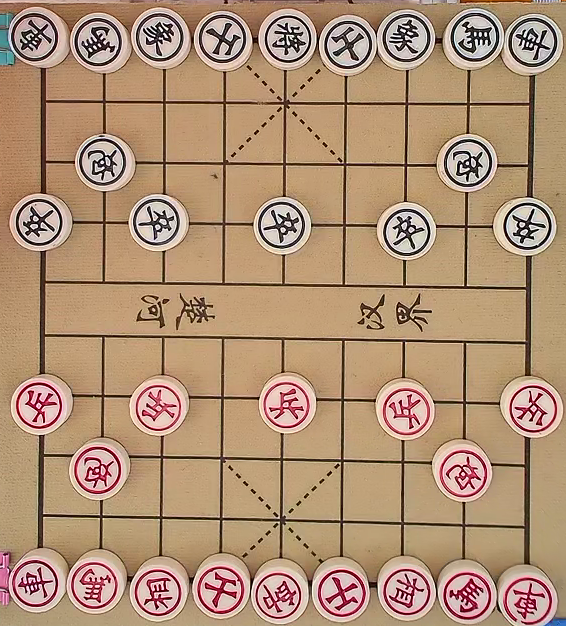
#> input picture OpenCV-Cascade-Classifier/TestPicture/test1.png, 566 x 626 px, given in place of the camera
$ python getDataSet.py
#> lines starting #> are read from the running program, lines starting #| are printed output that depends on the picture
import cv2

cap = cv2.VideoCapture(1) # 打开USB摄像头

# chess = ('B_king','BR_car','BR_horse','B_elephant','BR_bishop','BR_cannon','B_pawn','R_king','R_elephant','R_pawn') # 1,2,3,4,5,6,7.8.9.10

chessBoardXY = (43,30) # 棋盘方格左上角坐标，(x,y)，→为x正方向，↓为y正方向
chessBoardWH = (400,430) # 棋盘方格宽和高，(width,height)

while True:
    ret, img = cap.read() # 读取一帧图像
#> img is the input picture: shape (626, 566, 3); mean B, G, R 117.2, 144.6, 176.2
    # img = img[5:470,150:590] # 感兴趣区域，去掉多余部分画面
    gray = cv2.cvtColor(img, cv2.COLOR_BGR2GRAY) # 转为灰度图
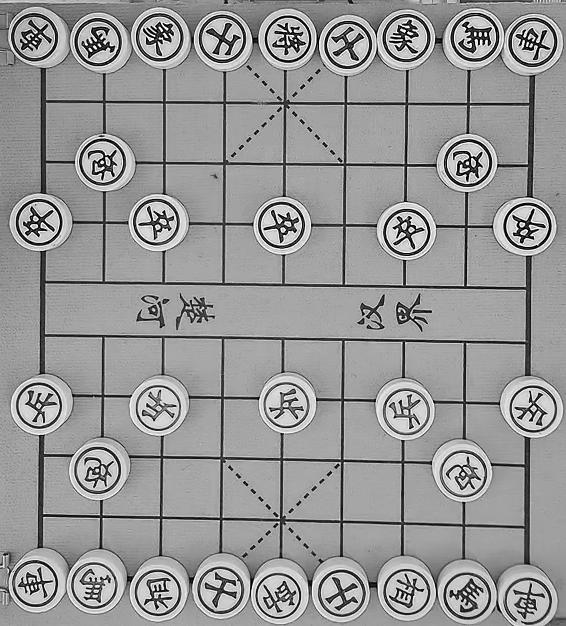
#> gray: shape (626, 566); min 0, max 255, mean 150.9
    fil  = cv2.medianBlur(gray, 3) # 中值滤波
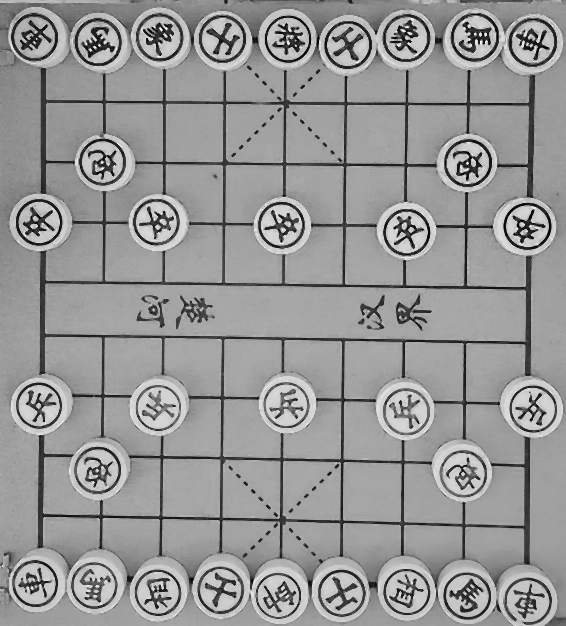
#> fil: shape (626, 566); min 2, max 250, mean 150.6

    # 输入图像，方法（类型），dp(dp=1时表示霍夫空间与输入图像空间的大小一致，dp=2时霍夫空间是输入图像空间的一半，以此类推)，最短距离-可以分辨是两个圆否 则认为是同心圆 ,边缘检测时使用Canny算子的高阈值，中心点累加器阈值—候选圆心（霍夫空间内累加和大于该阈值的点就对应于圆心），检测到圆的最小半径，检测到圆的的最大半径
    circles = cv2.HoughCircles(fil,cv2.HOUGH_GRADIENT,1,32,param1=300,param2=20,minRadius=10,maxRadius=22)
#> circles = 32 rows, first 8: [474.5, 36.5, 21.4], [532.5, 408.5, 21.4], [277.5, 595.5, 21], [347.5, 44.5, 21.3], [38.5, 221.5, 21], [32.5, 37.5, 21.4], [406.5, 232.5, 20.2], [532.5, 42.5, 21.4]

    if not circles is None: # 检测到了圆
        for circle in circles[0]: # 遍历每一个圆
            x, y, r = int(circle[0]), int(circle[1]), 16 # 标记圆的半径为16

            if x<chessBoardXY[0] or y<chessBoardXY[1] or x>chessBoardWH[0] or y>chessBoardWH[1]: # 靠近边缘的棋子忽略
                continue

#> (the run stopped early here; a loop or call above may not have finished)

$ run again, on OpenCV-Cascade-Classifier/TestPicture/test3.png
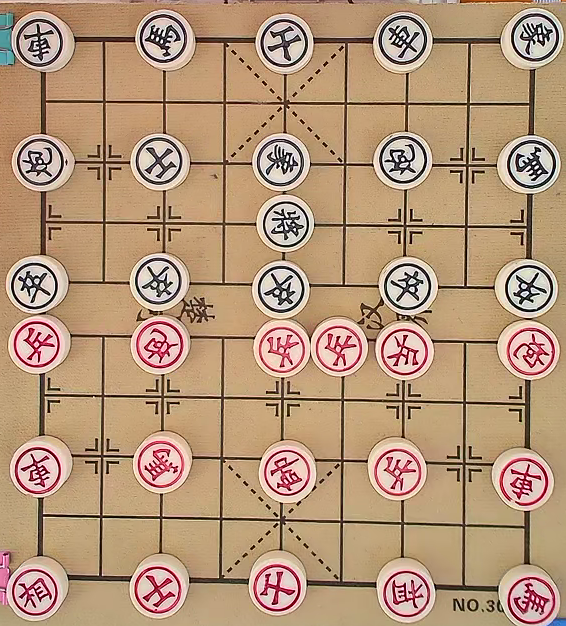
#> input picture OpenCV-Cascade-Classifier/TestPicture/test3.png, 566 x 626 px, given in place of the camera
#> img is the input picture: shape (626, 566, 3); mean B, G, R 121.1, 149.5, 181
#> `gray = cv2.cvtColor(img, cv2.COLOR_BGR2GRAY)`:
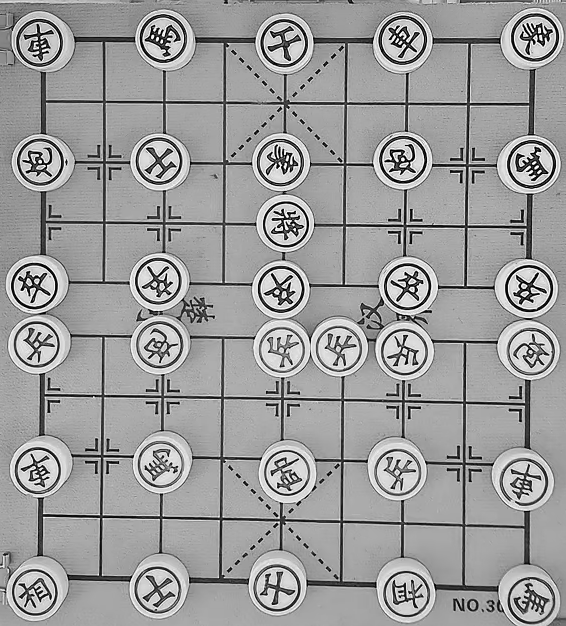
#> gray: shape (626, 566); min 0, max 255, mean 155.6
#> `fil  = cv2.medianBlur(gray, 3)`:
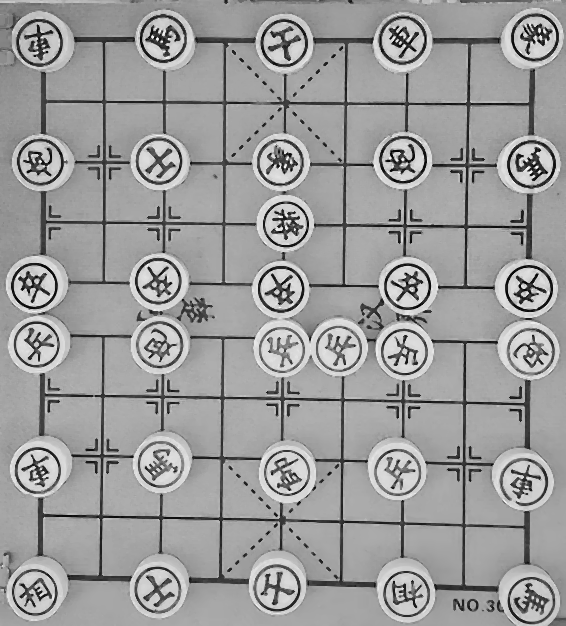
#> fil: shape (626, 566); min 1, max 253, mean 155.7
#> circles = 33 rows, first 8: [281.5, 349.5, 20.8], [286.5, 472.5, 21], [523.5, 481.5, 21.4], [39.5, 161.5, 20.2], [160.5, 463.5, 20.3], [36.5, 342.5, 21.4], [530.5, 351.5, 21.4], [35.5, 591.5, 21.4]
